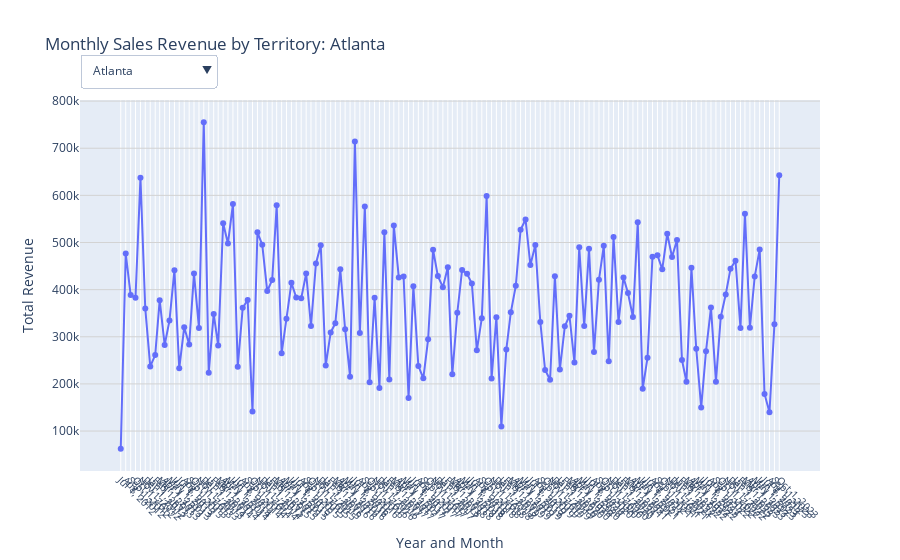

Source (notebook cell):
### Code cell
sql_data_analyst.get_plotly_graph()

### Figure 1 — Plotly figure (JSON) as saved in the notebook; plotly's stock layout.template omitted (floating-point values rounded to 4 significant figures; data arrays with more than 128 entries replaced by an {"elided": "..."} marker saying what was removed)
{"data": [{"line": {"width": 2}, "mode": "lines+markers", "name": "Atlanta", "type": "scatter", "x": {"elided": "136 str values"}, "y": {"elided": "136 float values"}}], "layout": {"margin": {"t": 100}, "title": {"text": "Monthly Sales Revenue by Territory: Atlanta"}, "updatemenus": [{"active": 0, "buttons": [{"args": [{"mode": ["lines+markers"], "name": ["Atlanta"], "x": {"elided": "1x136 str values"}, "y": {"elided": "1x136 float values"}}, {"title": "Monthly Sales Revenue by Territory: Atlanta"}], "label": "Atlanta", "method": "update"}, {"args": [{"mode": ["lines+markers"], "name": ["Beachwood"], "x": {"elided": "1x136 str values"}, "y": {"elided": "1x136 float values"}}, {"title": "Monthly Sales Revenue by Territory: Beachwood"}], "label": "Beachwood", "method": "update"}, {"args": [{"mode": ["lines+markers"], "name": ["Bedford"], "x": {"elided": "1x136 str values"}, "y": {"elided": "1x136 float values"}}, {"title": "Monthly Sales Revenue by Territory: Bedford"}], "label": "Bedford", "method": "update"}, {"args": [{"mode": ["lines+markers"], "name": ["Bellevue"], "x": {"elided": "1x136 str values"}, "y": {"elided": "1x136 float values"}}, {"title": "Monthly Sales Revenue by Territory: Bellevue"}], "label": "Bellevue", "method": "update"}, {"args": [{"mode": ["lines+markers"], "name": ["Bloomfield Hills"], "x": {"elided": "1x136 str values"}, "y": {"elided": "1x136 float values"}}, {"title": "Monthly Sales Revenue by Territory: Bloomfield Hills"}], "label": "Bloomfield Hills", "method": "update"}, {"args": [{"mode": ["lines+markers"], "name": ["Boston"], "x": {"elided": "1x136 str values"}, "y": {"elided": "1x136 float values"}}, {"title": "Monthly Sales Revenue by Territory: Boston"}], "label": "Boston", "method": "update"}, {"args": [{"mode": ["lines+markers"], "name": ["Braintree"], "x": {"elided": "1x136 str values"}, "y": {"elided": "1x136 float values"}}, {"title": "Monthly Sales Revenue by Territory: Braintree"}], "label": "Braintree", "method": "update"}, {"args": [{"mode": ["lines+markers"], "name": ["Cambridge"], "x": {"elided": "1x136 str values"}, "y": {"elided": "1x136 float values"}}, {"title": "Monthly Sales Revenue by Territory: Cambridge"}], "label": "Cambridge", "method": "update"}, {"args": [{"mode": ["lines+markers"], "name": ["Campbell"], "x": {"elided": "1x136 str values"}, "y": {"elided": "1x136 float values"}}, {"title": "Monthly Sales Revenue by Territory: Campbell"}], "label": "Campbell", "method": "update"}, {"args": [{"mode": ["lines+markers"], "name": ["Cary"], "x": {"elided": "1x136 str values"}, "y": {"elided": "1x136 float values"}}, {"title": "Monthly Sales Revenue by Territory: Cary"}], "label": "Cary", "method": "update"}, {"args": [{"mode": ["lines+markers"], "name": ["Chicago"], "x": {"elided": "1x136 str values"}, "y": {"elided": "1x136 float values"}}, {"title": "Monthly Sales Revenue by Territory: Chicago"}], "label": "Chicago", "method": "update"}, {"args": [{"mode": ["lines+markers"], "name": ["Colorado Springs"], "x": {"elided": "1x136 str values"}, "y": {"elided": "1x136 float values"}}, {"title": "Monthly Sales Revenue by Territory: Colorado Springs"}], "label": "Colorado Springs", "method": "update"}, {"args": [{"mode": ["lines+markers"], "name": ["Denver"], "x": {"elided": "1x136 str values"}, "y": {"elided": "1x136 float values"}}, {"title": "Monthly Sales Revenue by Territory: Denver"}], "label": "Denver", "method": "update"}, {"args": [{"mode": ["lines+markers"], "name": ["Edison"], "x": {"elided": "1x136 str values"}, "y": {"elided": "1x136 float values"}}, {"title": "Monthly Sales Revenue by Territory: Edison"}], "label": "Edison", "method": "update"}, {"args": [{"mode": ["lines+markers"], "name": ["Fairport"], "x": {"elided": "1x136 str values"}, "y": {"elided": "1x136 float values"}}, {"title": "Monthly Sales Revenue by Territory: Fairport"}], "label": "Fairport", "method": "update"}, {"args": [{"mode": ["lines+markers"], "name": ["Findlay"], "x": {"elided": "1x136 str values"}, "y": {"elided": "1x136 float values"}}, {"title": "Monthly Sales Revenue by Territory: Findlay"}], "label": "Findlay", "method": "update"}, {"args": [{"mode": ["lines+markers"], "name": ["Georgetow"], "x": {"elided": "1x136 str values"}, "y": {"elided": "1x136 float values"}}, {"title": "Monthly Sales Revenue by Territory: Georgetow"}], "label": "Georgetow", "method": "update"}, {"args": [{"mode": ["lines+markers"], "name": ["Greensboro"], "x": {"elided": "1x136 str values"}, "y": {"elided": "1x136 float values"}}, {"title": "Monthly Sales Revenue by Territory: Greensboro"}], "label": "Greensboro", "method": "update"}, {"args": [{"mode": ["lines+markers"], "name": ["Hoffman Estates"], "x": {"elided": "1x136 str values"}, "y": {"elided": "1x136 float values"}}, {"title": "Monthly Sales Revenue by Territory: Hoffman Estates"}], "label": "Hoffman Estates", "method": "update"}, {"args": [{"mode": ["lines+markers"], "name": ["Hollis"], "x": {"elided": "1x136 str values"}, "y": {"elided": "1x136 float values"}}, {"title": "Monthly Sales Revenue by Territory: Hollis"}], "label": "Hollis", "method": "update"}, {"args": [{"mode": ["lines+markers"], "name": ["Louisville"], "x": {"elided": "1x136 str values"}, "y": {"elided": "1x136 float values"}}, {"title": "Monthly Sales Revenue by Territory: Louisville"}], "label": "Louisville", "method": "update"}, {"args": [{"mode": ["lines+markers"], "name": ["Mellvile"], "x": {"elided": "1x136 str values"}, "y": {"elided": "1x136 float values"}}, {"title": "Monthly Sales Revenue by Territory: Mellvile"}], "label": "Mellvile", "method": "update"}, {"args": [{"mode": ["lines+markers"], "name": ["Menlo Park"], "x": {"elided": "1x136 str values"}, "y": {"elided": "1x136 float values"}}, {"title": "Monthly Sales Revenue by Territory: Menlo Park"}], "label": "Menlo Park", "method": "update"}, {"args": [{"mode": ["lines+markers"], "name": ["Minneapolis"], "x": {"elided": "1x136 str values"}, "y": {"elided": "1x136 float values"}}, {"title": "Monthly Sales Revenue by Territory: Minneapolis"}], "label": "Minneapolis", "method": "update"}, {"args": [{"mode": ["lines+markers"], "name": ["Morristown"], "x": {"elided": "1x136 str values"}, "y": {"elided": "1x136 float values"}}, {"title": "Monthly Sales Revenue by Territory: Morristown"}], "label": "Morristown", "method": "update"}, {"args": [{"mode": ["lines+markers"], "name": ["New York"], "x": {"elided": "1x136 str values"}, "y": {"elided": "1x136 float values"}}, {"title": "Monthly Sales Revenue by Territory: New York"}], "label": "New York", "method": "update"}, {"args": [{"mode": ["lines+markers"], "name": ["Neward"], "x": {"elided": "1x136 str values"}, "y": {"elided": "1x136 float values"}}, {"title": "Monthly Sales Revenue by Territory: Neward"}], "label": "Neward", "method": "update"}, {"args": [{"mode": ["lines+markers"], "name": ["Orlando"], "x": {"elided": "1x136 str values"}, "y": {"elided": "1x136 float values"}}, {"title": "Monthly Sales Revenue by Territory: Orlando"}], "label": "Orlando", "method": "update"}, {"args": [{"mode": ["lines+markers"], "name": ["Philadelphia"], "x": {"elided": "1x136 str values"}, "y": {"elided": "1x136 float values"}}, {"title": "Monthly Sales Revenue by Territory: Philadelphia"}], "label": "Philadelphia", "method": "update"}, {"args": [{"mode": ["lines+markers"], "name": ["Phoenix"], "x": {"elided": "1x136 str values"}, "y": {"elided": "1x136 float values"}}, {"title": "Monthly Sales Revenue by Territory: Phoenix"}], "label": "Phoenix", "method": "update"}, {"args": [{"mode": ["lines+markers"], "name": ["Portsmouth"], "x": {"elided": "1x136 str values"}, "y": {"elided": "1x136 float values"}}, {"title": "Monthly Sales Revenue by Territory: Portsmouth"}], "label": "Portsmouth", "method": "update"}, {"args": [{"mode": ["lines+markers"], "name": ["Providence"], "x": {"elided": "1x136 str values"}, "y": {"elided": "1x136 float values"}}, {"title": "Monthly Sales Revenue by Territory: Providence"}], "label": "Providence", "method": "update"}, {"args": [{"mode": ["lines+markers"], "name": ["Racine"], "x": {"elided": "1x136 str values"}, "y": {"elided": "1x136 float values"}}, {"title": "Monthly Sales Revenue by Territory: Racine"}], "label": "Racine", "method": "update"}, {"args": [{"mode": ["lines+markers"], "name": ["Redmond"], "x": {"elided": "1x136 str values"}, "y": {"elided": "1x136 float values"}}, {"title": "Monthly Sales Revenue by Territory: Redmond"}], "label": "Redmond", "method": "update"}, {"args": [{"mode": ["lines+markers"], "name": ["Rockville"], "x": {"elided": "1x136 str values"}, "y": {"elided": "1x136 float values"}}, {"title": "Monthly Sales Revenue by Territory: Rockville"}], "label": "Rockville", "method": "update"}, {"args": [{"mode": ["lines+markers"], "name": ["Roseville"], "x": {"elided": "1x136 str values"}, "y": {"elided": "1x136 float values"}}, {"title": "Monthly Sales Revenue by Territory: Roseville"}], "label": "Roseville", "method": "update"}, {"args": [{"mode": ["lines+markers"], "name": ["San Francisco"], "x": {"elided": "1x136 str values"}, "y": {"elided": "1x136 float values"}}, {"title": "Monthly Sales Revenue by Territory: San Francisco"}], "label": "San Francisco", "method": "update"}, {"args": [{"mode": ["lines+markers"], "name": ["Santa Clara"], "x": {"elided": "1x136 str values"}, "y": {"elided": "1x136 float values"}}, {"title": "Monthly Sales Revenue by Territory: Santa Clara"}], "label": "Santa Clara", "method": "update"}, {"args": [{"mode": ["lines+markers"], "name": ["Santa Cruz"], "x": {"elided": "1x136 str values"}, "y": {"elided": "1x136 float values"}}, {"title": "Monthly Sales Revenue by Territory: Santa Cruz"}], "label": "Santa Cruz", "method": "update"}, {"args": [{"mode": ["lines+markers"], "name": ["Santa Monica"], "x": {"elided": "1x136 str values"}, "y": {"elided": "1x136 float values"}}, {"title": "Monthly Sales Revenue by Territory: Santa Monica"}], "label": "Santa Monica", "method": "update"}, {"args": [{"mode": ["lines+markers"], "name": ["Savannah"], "x": {"elided": "1x136 str values"}, "y": {"elided": "1x136 float values"}}, {"title": "Monthly Sales Revenue by Territory: Savannah"}], "label": "Savannah", "method": "update"}, {"args": [{"mode": ["lines+markers"], "name": ["Scottsdale"], "x": {"elided": "1x136 str values"}, "y": {"elided": "1x136 float values"}}, {"title": "Monthly Sales Revenue by Territory: Scottsdale"}], "label": "Scottsdale", "method": "update"}, {"args": [{"mode": ["lines+markers"], "name": ["Seattle"], "x": {"elided": "1x136 str values"}, "y": {"elided": "1x136 float values"}}, {"title": "Monthly Sales Revenue by Territory: Seattle"}], "label": "Seattle", "method": "update"}, {"args": [{"mode": ["lines+markers"], "name": ["Southfield"], "x": {"elided": "1x136 str values"}, "y": {"elided": "1x136 float values"}}, {"title": "Monthly Sales Revenue by Territory: Southfield"}], "label": "Southfield", "method": "update"}, {"args": [{"mode": ["lines+markers"], "name": ["Tampa"], "x": {"elided": "1x136 str values"}, "y": {"elided": "1x136 float values"}}, {"title": "Monthly Sales Revenue by Territory: Tampa"}], "label": "Tampa", "method": "update"}, {"args": [{"mode": ["lines+markers"], "name": ["Troy"], "x": {"elided": "1x136 str values"}, "y": {"elided": "1x136 float values"}}, {"title": "Monthly Sales Revenue by Territory: Troy"}], "label": "Troy", "method": "update"}, {"args": [{"mode": ["lines+markers"], "name": ["Westboro"], "x": {"elided": "1x136 str values"}, "y": {"elided": "1x136 float values"}}, {"title": "Monthly Sales Revenue by Territory: Westboro"}], "label": "Westboro", "method": "update"}, {"args": [{"mode": ["lines+markers"], "name": ["Wilton"], "x": {"elided": "1x136 str values"}, "y": {"elided": "1x136 float values"}}, {"title": "Monthly Sales Revenue by Territory: Wilton"}], "label": "Wilton", "method": "update"}], "direction": "down", "font": {"size": 12}, "pad": {"r": 10, "t": 10}, "showactive": true, "x": 0, "xanchor": "left", "y": 1.15, "yanchor": "top"}], "xaxis": {"categoryarray": {"elided": "136 str values"}, "categoryorder": "array", "showgrid": true, "tickangle": 45, "tickfont": {"size": 10}, "tickmode": "array", "tickvals": {"elided": "136 str values"}, "title": {"text": "Year and Month"}}, "yaxis": {"gridcolor": "lightgrey", "title": {"text": "Total Revenue"}, "zeroline": false}}}
